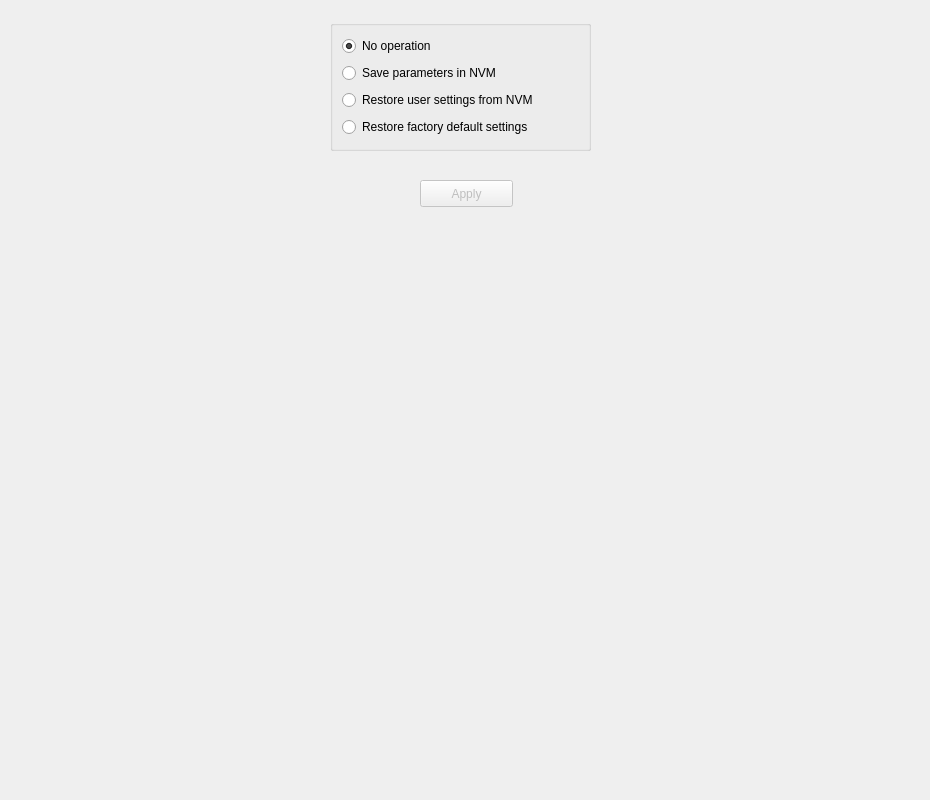
<?xml version="1.0" encoding="UTF-8"?>
<ui version="4.0">
 <class>SaveRestoreControlTab</class>
 <widget class="QWidget" name="SaveRestoreControlTab">
  <property name="geometry">
   <rect>
    <x>0</x>
    <y>0</y>
    <width>930</width>
    <height>800</height>
   </rect>
  </property>
  <property name="windowTitle">
   <string>Form</string>
  </property>
  <widget class="QGroupBox" name="groupBox_6">
   <property name="geometry">
    <rect>
     <x>330</x>
     <y>20</y>
     <width>261</width>
     <height>131</height>
    </rect>
   </property>
   <property name="title">
    <string/>
   </property>
   <layout class="QGridLayout" name="gridLayout">
    <item row="1" column="0">
     <widget class="QRadioButton" name="saveRadioButton">
      <property name="enabled">
       <bool>true</bool>
      </property>
      <property name="text">
       <string>Save parameters in NVM</string>
      </property>
     </widget>
    </item>
    <item row="2" column="0">
     <widget class="QRadioButton" name="restoreNVMRadioButton">
      <property name="enabled">
       <bool>true</bool>
      </property>
      <property name="text">
       <string>Restore user settings from NVM</string>
      </property>
     </widget>
    </item>
    <item row="3" column="0">
     <widget class="QRadioButton" name="restoreFactoryRadioButton">
      <property name="enabled">
       <bool>true</bool>
      </property>
      <property name="text">
       <string>Restore factory default settings</string>
      </property>
     </widget>
    </item>
    <item row="0" column="0">
     <widget class="QRadioButton" name="noOpRadioButton">
      <property name="enabled">
       <bool>true</bool>
      </property>
      <property name="text">
       <string>No operation</string>
      </property>
      <property name="checked">
       <bool>true</bool>
      </property>
     </widget>
    </item>
   </layout>
  </widget>
  <widget class="QPushButton" name="applyButton">
   <property name="enabled">
    <bool>false</bool>
   </property>
   <property name="geometry">
    <rect>
     <x>420</x>
     <y>180</y>
     <width>93</width>
     <height>27</height>
    </rect>
   </property>
   <property name="text">
    <string>Apply</string>
   </property>
  </widget>
 </widget>
 <resources/>
 <connections>
  <connection>
   <sender>applyButton</sender>
   <signal>pressed()</signal>
   <receiver>SaveRestoreControlTab</receiver>
   <slot>applyPressed()</slot>
   <hints>
    <hint type="sourcelabel">
     <x>416</x>
     <y>483</y>
    </hint>
    <hint type="destinationlabel">
     <x>464</x>
     <y>399</y>
    </hint>
   </hints>
  </connection>
 </connections>
 <slots>
  <slot>applyPressed()</slot>
 </slots>
</ui>
